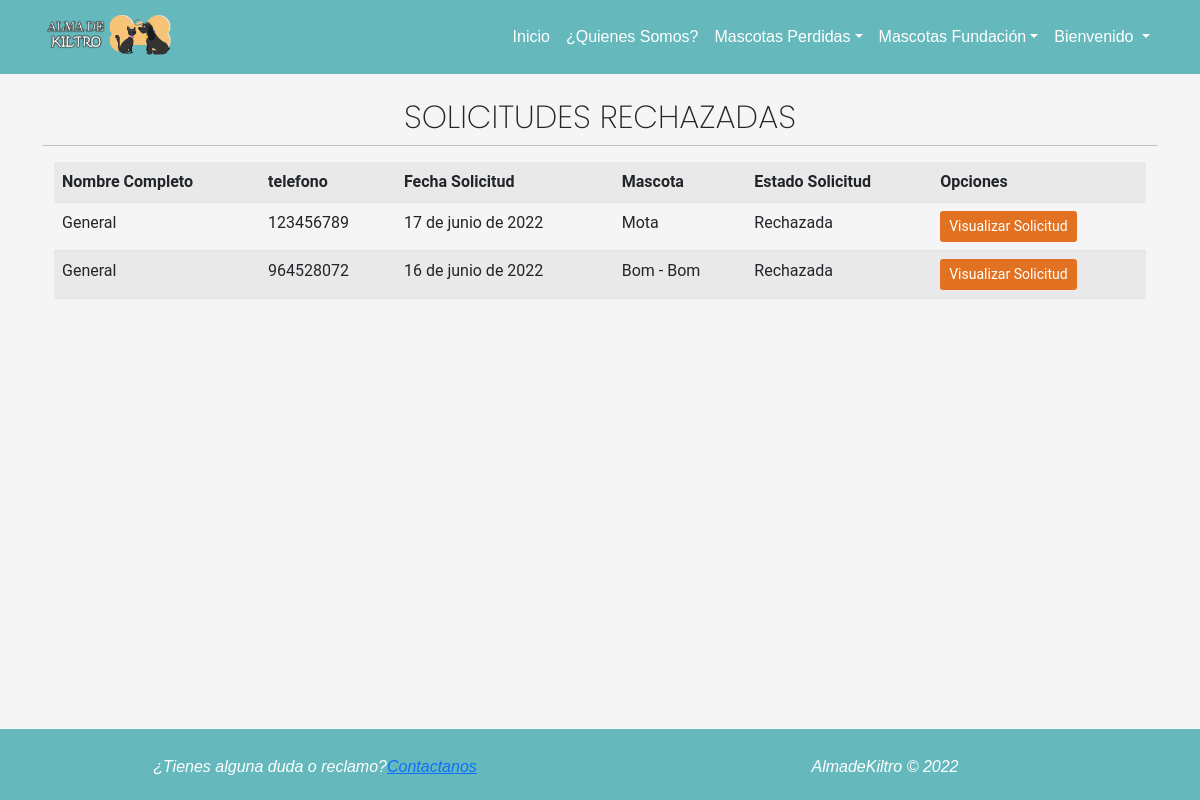
Page /listado_rechazadas/ (signed in) on the committed database.
### app/models.py (models this page shows, shortened)
class FormularioAdopcion(models.Model):
    nombres = models.CharField(max_length=250)
    apellidos = models.CharField(max_length=250)
    edad = models.IntegerField()
    telefono = models.IntegerField()
    tipo_vivienda = models.CharField(max_length=50,choices=opciones_tipo_vivienda)
    direccion = models.CharField(max_length=250)
    otra_mascota = models.BooleanField()
    fecha_solicitud = models.DateField(auto_now=True)
    cantidad_mascotas = models.IntegerField(choices=opciones_cantidad_mascotas)
    mascota = models.ForeignKey(Mascota, on_delete=models.PROTECT)
    estado_solicitud = models.CharField(max_length=50, choices=opciones_estado_solicitud, default='Pendiente')

class Mascota(models.Model):
    nombre_mascota = models.CharField(max_length=250)
    imagen = models.ImageField(upload_to="mascota", null=True)
    edad_mascota = models.CharField(max_length=250)
    sexo = models.IntegerField(choices=opciones_sexo)
    descripcion = models.TextField()
    tamaño = models.IntegerField(choices=opciones_tamaño)
    peso = models.CharField(max_length=250)
    especie = models.ForeignKey(Especie, on_delete=models.PROTECT)
    raza = models.ForeignKey(Raza, on_delete=models.PROTECT)
    def __str__(self):
        return self.nombre_mascota

### app/views.py (the view)
# urls.py: path('listado_rechazadas/', listar_rechazadas, name="listar_rechazadas"),
@permission_required('app.view_formularioadopcion')
def listar_rechazadas(request):
    solicitudes = FormularioAdopcion.objects.all().order_by('-fecha_solicitud')
    data = {
        'solicitudes': solicitudes
    }
    return render(request, 'app/mascota/solicitudes_rechazadas.html', data)

### app/templates/app/mascota/solicitudes_rechazadas.html (shortened to what this page needs)
{% extends 'app/base.html' %}
{% load static %}
{% block css %}
<link rel="stylesheet" href="{% static 'app/css/mascotas.css' %}">
{% endblock %}
{% block contenido %}
<div class="container">
    <div class="row">
        <h2 class="text-center tituloListar">SOLICITUDES RECHAZADAS</h2>
        <hr>
    </div>
    <div class="table-responsive">
        <table class="table table-striped table-hover ">
            <tr>
                <th>Nombre Completo</th>
                <th>telefono</th>
                <th>Fecha Solicitud</th>
                <th>Mascota</th>
                <th>Estado Solicitud</th>
                <th>Opciones</th>
            </tr>
            {% for m in solicitudes %}
            {%  if m.estado_solicitud == 'Rechazada' %}
            <tr>
                <td>{{ m.nombres | title }}</td>
                <td>{{ m.telefono }}</td>
                <td>{{ m.fecha_solicitud }}</td>
                <td>{{ m.mascota }}</td>
                <td>{{ m.estado_solicitud }}</td>
                <td class="d-flex">
                    <a href="{% url 'ver_rechazada' m.id %}" class="btn btn-outline linkSolicitar text-center btn-sm"> Visualizar Solicitud
                    </a>
                </td>
            </tr>
            {% endif %}
            {% endfor %}
        </table>
    </div>
</div>
{% endblock %}

### app/static/app/css/navbar.css (style rules this page uses)
body { font-family: 'Roboto', sans-serif; }
* { margin: 0; padding: 0; }

### app/static/app/css/style.css (style rules this page uses)
html { min-height: 100%; position: relative; }
body { background-color: whitesmoke; }
.tituloListar { font-family: 'Poppins'; font-style: ExtraLigth; font-weight:200; }

### app/static/app/css/mascotas.css (style rules this page uses)
.linkSolicitar { color: white; background-color: #e27222; }

### rows in the picture
FormularioAdopcion: nombres "General", telefono "123456789", fecha_solicitud "17 de junio de 2022", mascota "Mota", estado_solicitud "Rechazada"
FormularioAdopcion: nombres "General", telefono "964528072", fecha_solicitud "16 de junio de 2022", mascota "Bom - Bom", estado_solicitud "Rechazada"
